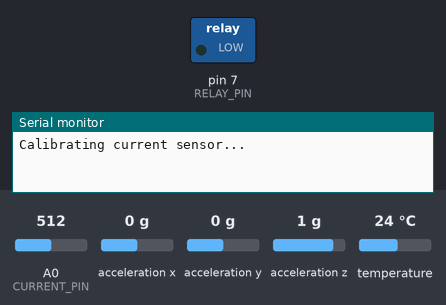
Recording of a sketch running on a simulated Arduino Uno, built with avr-gcc and run on an emulated ATmega328P. Parts: switched loads named in the sketch (green lamp = pin HIGH), the last lines printed to the serial monitor. Wiring (inferred from the names in the program): MPU-6050 motion sensor at I2C address 0x68. The test bench sets the inputs (shaded band); at power-on: A0 (CURRENT_PIN) = 512, acceleration x 0 g, acceleration y 0 g, acceleration z 1 g, temperature 24 °C.

Above: at 0.1 s.
At 2.9 s:
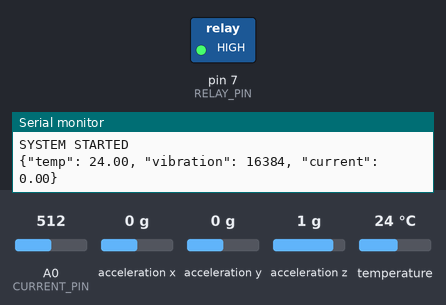
Timing chart, 0 to 5.6 s (numbered marks = the images above):
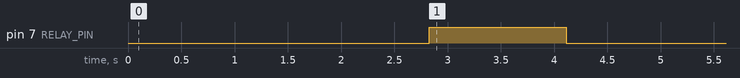

The sketch:

Motor_hardware.ino
```cpp
#include <Wire.h>
#include <OneWire.h>
#include <DallasTemperature.h>

// ----- Pins -----
#define CURRENT_PIN A0
#define TEMP_PIN 2
#define RELAY_PIN 7

// ----- Temperature Sensor -----
OneWire oneWire(TEMP_PIN);
DallasTemperature sensors(&oneWire);

// ----- MPU6050 -----
const int MPU_addr = 0x68;
int16_t AcX, AcY, AcZ;

// Previous values for vibration
int prevX = 0, prevY = 0, prevZ = 0;

// ----- Current Sensor -----
float offsetVoltage = 2.5;   // will be calibrated
float sensitivity = 0.185;   // ACS712-5A

// ----- Thresholds -----
float CURRENT_THRESHOLD = 4.0;
float TEMP_THRESHOLD = 50.0;
int VIB_THRESHOLD = 10000;

void calibrateCurrentSensor() {
  long sum = 0;

  Serial.println("Calibrating current sensor...");
  delay(1000);

  for (int i = 0; i < 200; i++) {
    sum += analogRead(CURRENT_PIN);
    delay(5);
  }

  float avg = sum / 200.0;
  offsetVoltage = avg * (5.0 / 1023.0);

  Serial.print("Offset Voltage: ");
  Serial.println(offsetVoltage);
}

void setup() {
  Serial.begin(9600);

  pinMode(RELAY_PIN, OUTPUT);
  digitalWrite(RELAY_PIN, LOW);

  sensors.begin();

  // ----- MPU6050 INIT -----
  Wire.begin();

  Wire.beginTransmission(MPU_addr);
  Wire.write(0x6B);
  Wire.write(0x00);
  Wire.endTransmission(true);

  Wire.beginTransmission(MPU_addr);
  Wire.write(0x1C);
  Wire.write(0x00);
  Wire.endTransmission(true);

  // ----- CURRENT CALIBRATION -----
  calibrateCurrentSensor();

  Serial.println("SYSTEM STARTED");
}

void loop() {

  // ----- CURRENT (smoothed) -----
  float totalVoltage = 0;

  for (int i = 0; i < 10; i++) {
    int raw = analogRead(CURRENT_PIN);
    totalVoltage += raw * (5.0 / 1023.0);
    delay(2);
  }

  float voltage = totalVoltage / 10.0;

  float current = (voltage - offsetVoltage) / sensitivity;

  // remove noise
  if (abs(current) < 0.05) current = 0;

  // ----- TEMPERATURE -----
  sensors.requestTemperatures();
  float tempC = sensors.getTempCByIndex(0);

  // ----- VIBRATION -----
  Wire.beginTransmission(MPU_addr);
  Wire.write(0x3B);
  Wire.endTransmission(false);

  if (Wire.requestFrom(MPU_addr, 6, true) == 6) {
    AcX = Wire.read() << 8 | Wire.read();
    AcY = Wire.read() << 8 | Wire.read();
    AcZ = Wire.read() << 8 | Wire.read();
  }

  int vibration = abs(AcX - prevX) + abs(AcY - prevY) + abs(AcZ - prevZ);

  prevX = AcX;
  prevY = AcY;
  prevZ = AcZ;

  // ----- JSON OUTPUT -----
  Serial.print("{\"temp\": ");
  Serial.print(tempC);
  Serial.print(", \"vibration\": ");
  Serial.print(vibration);
  Serial.print(", \"current\": ");
  Serial.print(current);
  Serial.println("}");

  // ----- CONTROL LOGIC -----
  if (current > CURRENT_THRESHOLD || tempC > TEMP_THRESHOLD || vibration > VIB_THRESHOLD) {
    digitalWrite(RELAY_PIN, HIGH); // OFF
  } else {
    digitalWrite(RELAY_PIN, LOW);  // ON
  }

  delay(500);
}
```

Measured:
- by itself, pin 7 (RELAY_PIN): LOW → HIGH at 2.8 s, → LOW 1.3 s later
